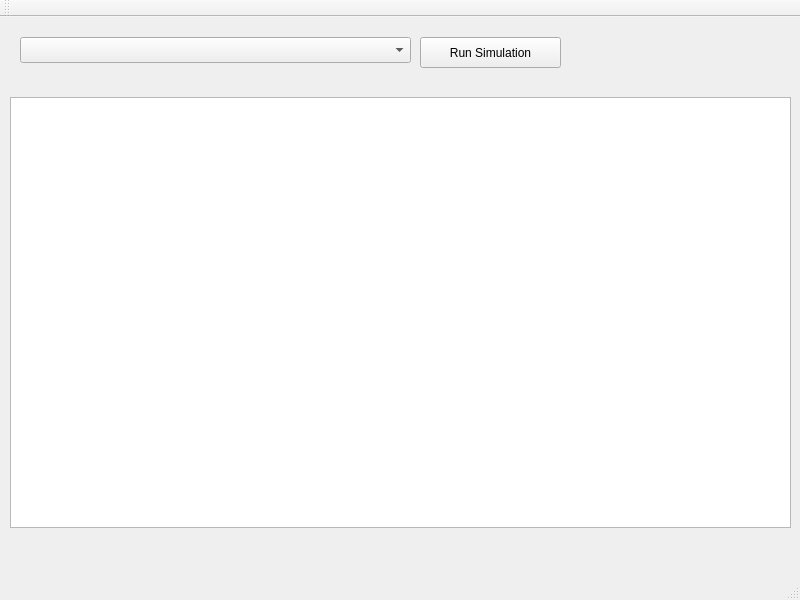
<?xml version="1.0" encoding="UTF-8"?>
<ui version="4.0">
 <class>GameMenu</class>
 <widget class="QMainWindow" name="GameMenu">
  <property name="geometry">
   <rect>
    <x>0</x>
    <y>0</y>
    <width>800</width>
    <height>600</height>
   </rect>
  </property>
  <property name="windowTitle">
   <string>GameMenu</string>
  </property>
  <widget class="QWidget" name="centralWidget">
   <widget class="QPushButton" name="runSimulation">
    <property name="geometry">
     <rect>
      <x>420</x>
      <y>20</y>
      <width>141</width>
      <height>31</height>
     </rect>
    </property>
    <property name="text">
     <string>Run Simulation</string>
    </property>
   </widget>
   <widget class="QGraphicsView" name="graphicsView">
    <property name="geometry">
     <rect>
      <x>10</x>
      <y>80</y>
      <width>781</width>
      <height>431</height>
     </rect>
    </property>
    <property name="verticalScrollBarPolicy">
     <enum>Qt::ScrollBarAlwaysOff</enum>
    </property>
    <property name="horizontalScrollBarPolicy">
     <enum>Qt::ScrollBarAlwaysOff</enum>
    </property>
   </widget>
   <widget class="QComboBox" name="simulationComboBox">
    <property name="geometry">
     <rect>
      <x>20</x>
      <y>20</y>
      <width>391</width>
      <height>26</height>
     </rect>
    </property>
   </widget>
  </widget>
  <widget class="QMenuBar" name="menuBar">
   <property name="geometry">
    <rect>
     <x>0</x>
     <y>0</y>
     <width>800</width>
     <height>22</height>
    </rect>
   </property>
  </widget>
  <widget class="QToolBar" name="mainToolBar">
   <attribute name="toolBarArea">
    <enum>TopToolBarArea</enum>
   </attribute>
   <attribute name="toolBarBreak">
    <bool>false</bool>
   </attribute>
  </widget>
  <widget class="QStatusBar" name="statusBar"/>
 </widget>
 <layoutdefault spacing="6" margin="11"/>
 <resources/>
 <connections/>
</ui>
